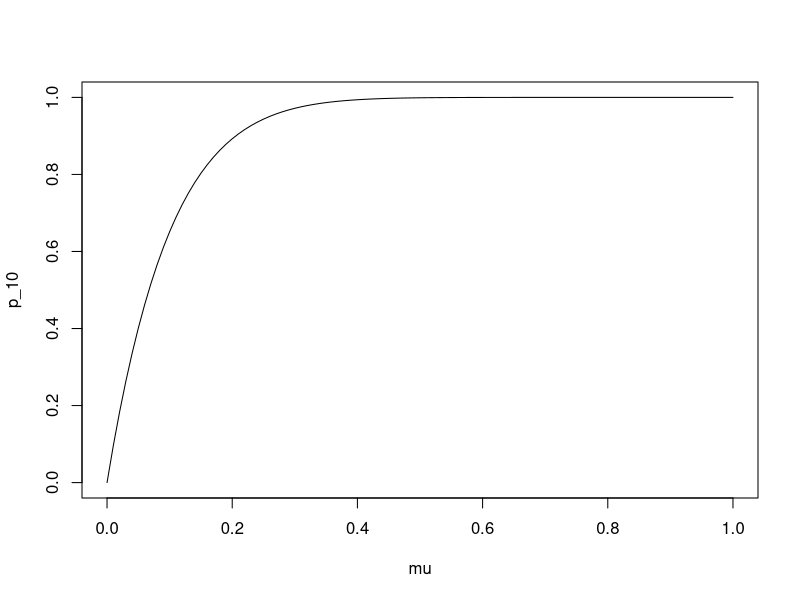
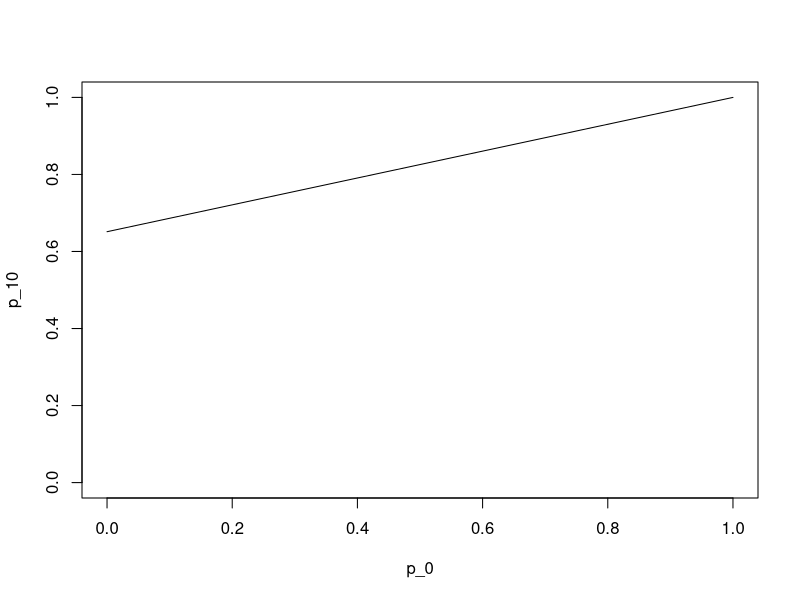

Write the R code that produced these figures, in order.
## ---- chunk 1
knitr::opts_chunk$set(echo = TRUE)
## ---- chunk 2
# ここにコードを書く
p <- function(mu,p0,t) {
  return(1-((1-mu)^t)*(1-p0))
}
curve(p(x,0,10),xlim=c(0,1),ylim=c(0,1),xlab='mu',ylab='p_10')
## ---- chunk 3
# ここにコードを書く
curve(p(0.1,x,10),xlim=c(0,1),ylim=c(0,1),xlab='p_0',ylab='p_10')
